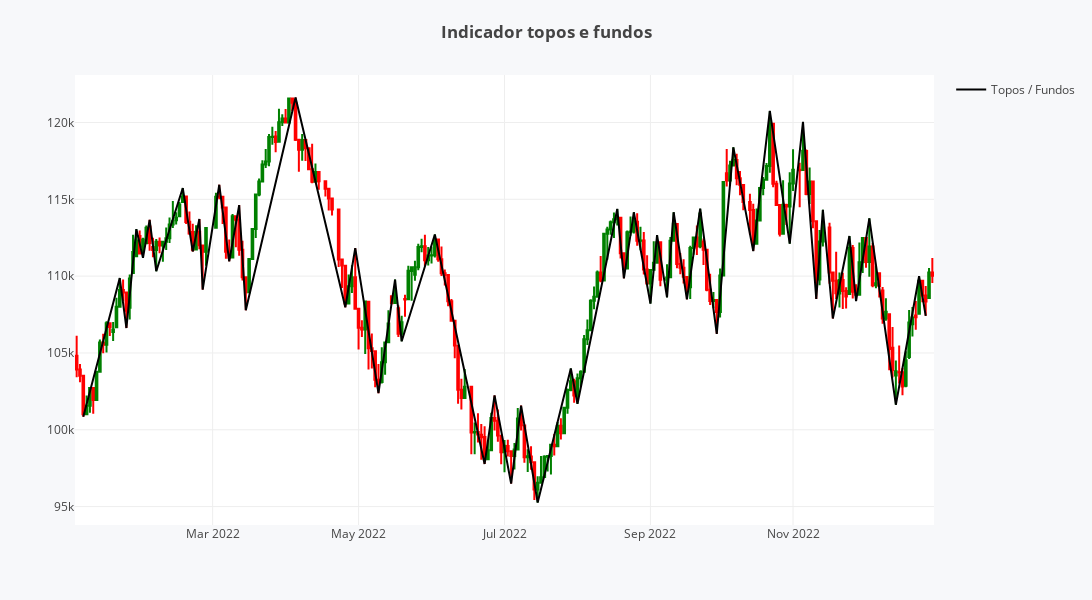

Here is the notebook cell this chart was saved with:
### Code cell
df_topos_fundos = pd.DataFrame(dict_topos_fundos)
df_topos_fundos.index = df_topos_fundos.data

df_final = pd.merge(df, df_topos_fundos, left_index=True, right_index=True, how='left')
df_final.head(20)

df_figure = df_final

fig_topos_fundos = go.Figure(data=[go.Candlestick(name='', x=df_figure.index, open=df_figure.Open, high = df_figure.High,
                                                  low=df_figure.Low, close=df_figure.Close, 
                                                  increasing_line_color= 'green', decreasing_line_color= 'red',
                                                  showlegend=False)])

fig_topos_fundos.add_trace(go.Scatter(x=df_topos_fundos.data, y=df_topos_fundos.preco,
                                      mode="lines", line_width=2, line_dash="solid", line_color="black",
                                      name="Topos / Fundos", showlegend=True))

fig_topos_fundos.update_xaxes(rangebreaks=[
                              dict(bounds=["sat", "mon"])])

fig_topos_fundos.update_layout(xaxis_rangeslider_visible=False, title_text='<b>Indicador topos e fundos',
                               template = 'none', margin=dict(l=75, r=75, t=75, b=75), 
                               paper_bgcolor="#f7f8fa",
                               width=1200,height=600)

### Figure 1 — Plotly figure (JSON) as saved in the notebook; plotly's stock layout.template omitted (floating-point values rounded to 4 significant figures; data arrays with more than 128 entries replaced by an {"elided": "..."} marker saying what was removed)
{"data": [{"close": {"elided": "250 int values"}, "decreasing": {"line": {"color": "red"}}, "high": {"elided": "250 int values"}, "increasing": {"line": {"color": "green"}}, "low": {"elided": "250 int values"}, "name": "", "open": {"elided": "250 int values"}, "showlegend": false, "type": "candlestick", "x": {"elided": "250 str values"}}, {"line": {"color": "black", "dash": "solid", "width": 2}, "mode": "lines", "name": "Topos / Fundos", "showlegend": true, "type": "scatter", "x": ["2022-01-05T00:00:00", "2022-01-20T00:00:00", "2022-01-24T00:00:00", "2022-01-27T00:00:00", "2022-01-31T00:00:00", "2022-02-02T00:00:00", "2022-02-04T00:00:00", "2022-02-16T00:00:00", "2022-02-21T00:00:00", "2022-02-23T00:00:00", "2022-02-24T00:00:00", "2022-03-03T00:00:00", "2022-03-08T00:00:00", "2022-03-11T00:00:00", "2022-03-15T00:00:00", "2022-04-05T00:00:00", "2022-04-26T00:00:00", "2022-04-29T00:00:00", "2022-05-10T00:00:00", "2022-05-17T00:00:00", "2022-05-19T00:00:00", "2022-06-02T00:00:00", "2022-06-23T00:00:00", "2022-06-28T00:00:00", "2022-07-05T00:00:00", "2022-07-08T00:00:00", "2022-07-15T00:00:00", "2022-07-29T00:00:00", "2022-08-02T00:00:00", "2022-08-18T00:00:00", "2022-08-22T00:00:00", "2022-08-25T00:00:00", "2022-09-01T00:00:00", "2022-09-05T00:00:00", "2022-09-08T00:00:00", "2022-09-12T00:00:00", "2022-09-16T00:00:00", "2022-09-22T00:00:00", "2022-09-29T00:00:00", "2022-10-06T00:00:00", "2022-10-14T00:00:00", "2022-10-21T00:00:00", "2022-10-31T00:00:00", "2022-11-04T00:00:00", "2022-11-10T00:00:00", "2022-11-14T00:00:00", "2022-11-17T00:00:00", "2022-11-24T00:00:00", "2022-11-28T00:00:00", "2022-12-02T00:00:00", "2022-12-14T00:00:00", "2022-12-23T00:00:00", "2022-12-27T00:00:00"], "y": [100850, 109873, 106624, 113057, 111195, 113666, 110321, 115734, 111608, 113721, 109125, 115948, 110969, 114627, 107781, 121628, 107978, 111819, 102386, 109774, 105760, 112709, 97775, 102237, 96499, 101577, 95267, 103989, 101694, 114375, 109858, 114156, 108217, 112671, 108619, 114160, 108489, 114392, 106244, 118382, 111631, 120752, 112113, 120039, 108516, 114322, 107245, 112612, 108378, 113761, 101632, 109994, 107418]}], "layout": {"height": 600, "margin": {"b": 75, "l": 75, "r": 75, "t": 75}, "paper_bgcolor": "#f7f8fa", "title": {"text": "<b>Indicador topos e fundos"}, "width": 1200, "xaxis": {"rangebreaks": [{"bounds": ["sat", "mon"]}], "rangeslider": {"visible": false}}}}
